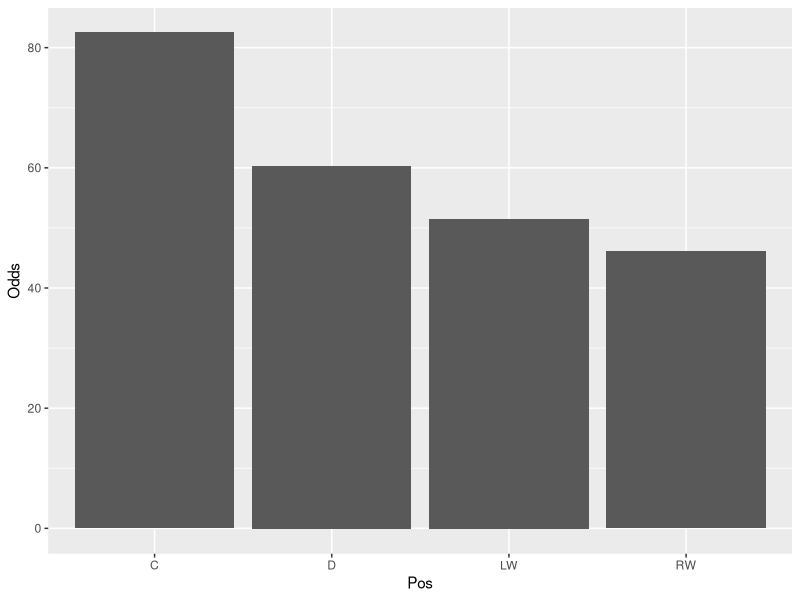
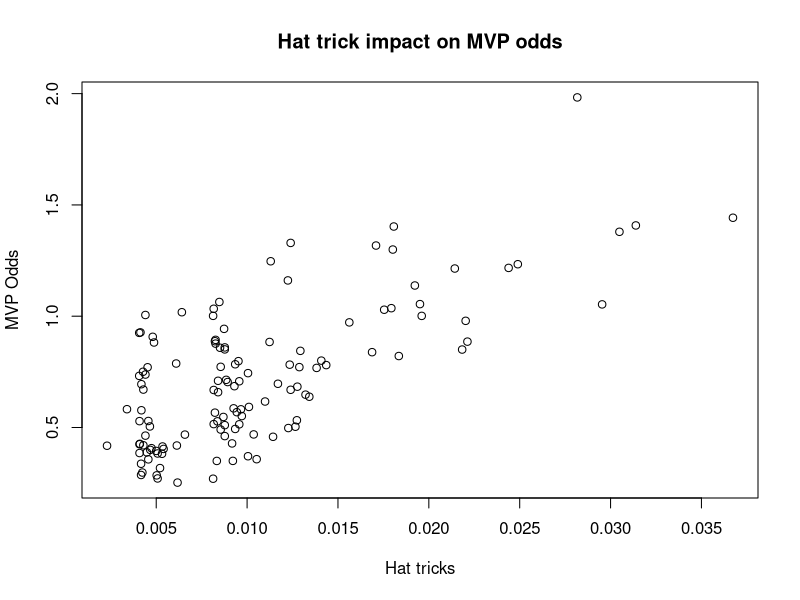
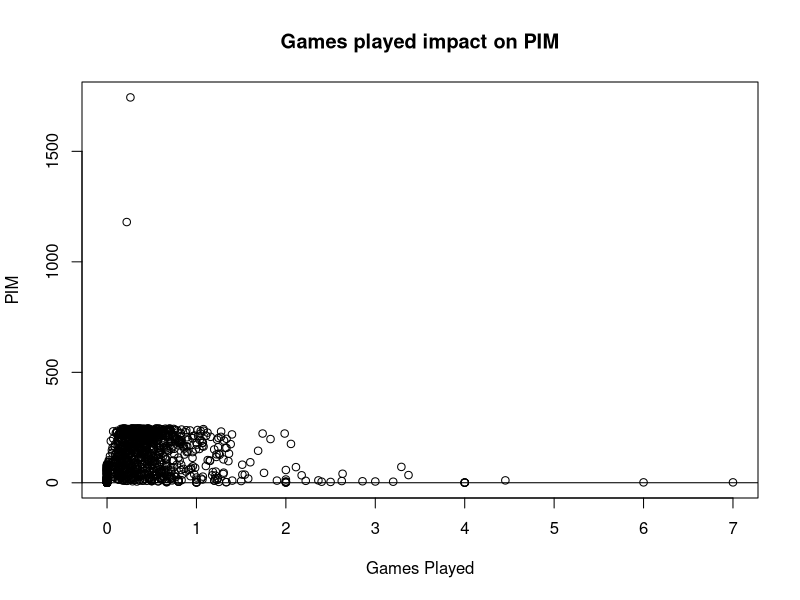

Generate these figures, in order, with R:
# Hill and Billings Script
# Final Project 
# Date: 4/23/2020
# Description: We importing and cleaning NHL hockey individual Statistics based on three years of
#   data provided by poolexpert.com to create models to help betters choose players for fantasy leagues and choosing future/prop bets on players 
# Analysis includes: Odds of winning MVP, Best player per position, AVG of three year.

#------------ Data Cleaning for analysis------------#

#Loading Files

stats.2019<- read.csv('NHLDataSkaters.csv')
stats.2018<- read.csv('NHLDataSkaters2018.csv')
stats.2017<- read.csv('NHLDataSkaters2017.csv')

#Selecting only the data we would like 
library(dplyr)
stats.2019<-stats.2019 %>%
    select(Name, Pos, GP,G,A,PIM,PP,PPA,OTG,GW,Hat.,S)
stats.2018<-stats.2018 %>%
    select(Name, Pos,GP,G,A,PIM,PP,PPA,OTG,GW,Hat.,S)
stats.2017<-stats.2017 %>%
    select(Name, Pos, GP,G,A,PIM,PP,PPA,OTG,GW,Hat.,S)
#Renaming variables so they are independant 
stats.2019<- stats.2019 %>%
    rename(Name=Name, Pos= Pos, GP.2019=GP,G.2019=G,A.2019=A,
        PIM.2019=PIM,PP.2019=PP,PPA.2019=PPA,OTG.2019=OTG,
        GW.2019=GW,Hat.2019=Hat.,S.2019=S)

stats.2018<- stats.2018 %>%
    rename(Name=Name, Pos=Pos, GP.2018=GP,G.2018=G,A.2018=A,
        PIM.2018=PIM,PP.2018=PP,PPA.2018=PPA,OTG.2018=OTG,
        GW.2018=GW,Hat.2018=Hat.,S.2018=S)

stats.2017<- stats.2017 %>%
    rename(Name=Name, Pos=Pos, GP.2017=GP,G.2017=G,A.2017=A,
        PIM.2017=PIM,PP.2017=PP,PPA.2017=PPA,OTG.2017=OTG,
        GW.2017=GW,Hat.2017=Hat.,S.2017=S)

# merging datasets
stats.2017thru2018 <- merge(stats.2017,stats.2018, by = c('Name','Pos'), all= T)
stats.2017thru2019 <- merge(stats.2017thru2018,stats.2019, by = c('Name','Pos'), all= T)
#----------- End of Cleaning for analysis------------#


#----------Corelations and relationships--------------#

#PerGame Odds for single game prop bets and Overall ODDS of winning MVP
    statAvgs <- stats.2017thru2019 %>%
        select(Name,Pos,GP.2017,GP.2018,GP.2019,G.2017,G.2018,G.2019,A.2017,A.2018,A.2019,PIM.2017,PIM.2018,PIM.2019,
        OTG.2017,OTG.2018,OTG.2019,GW.2017,GW.2018,GW.2019,Hat.2017,Hat.2018,Hat.2019)
    #Per game stats 
    statAvgs<- statAvgs %>%
    group_by(Name,Pos) %>%
    summarize(TGP = sum(GP.2017,GP.2018,GP.2019, na.rm= TRUE),AG=sum(G.2019,G.2018,G.2019, na.rm=TRUE)/TGP,AA=sum(A.2019,A.2018,A.2019, na.rm=TRUE)/TGP,
    APIM=sum(PIM.2019,PIM.2018,PIM.2019, na.rm=TRUE)/TGP,AOTG=sum(OTG.2019,OTG.2018,OTG.2019, na.rm=TRUE)/TGP,AGW=sum(GW.2019,GW.2018,GW.2019, na.rm=TRUE)/TGP,
    AHat=sum(Hat.2019,Hat.2018,Hat.2019, na.rm=TRUE)/TGP,TPIM=sum(PIM.2019,PIM.2018,PIM.2019, na.rm=TRUE))
    # Odds of winning MVP
    MVP_Odds <- statAvgs %>%
        select(Name,Pos,TGP,AG,APIM,AA,AOTG,AGW,AHat)

    MVP_Odds<- filter(MVP_Odds,TGP >= 50)

    MVP_Odds <- MVP_Odds %>%
    group_by(Name,Pos) %>%
    summarize(Odds=sum(AHat*25,AGW,AOTG,AA, na.rm= TRUE)-(APIM*.05),TGP,AG,APIM,AA,AOTG,AGW,AHat)



#Best players per position 
    # use filter to show players above certain threshold based on MVP ODDS
    Centers<- filter(MVP_Odds,Pos == 'C')
    Centers<- filter(Centers, Odds>=.969)
    RWS<- filter(MVP_Odds,Pos=='RW')
    RWS <- filter(RWS,Odds>=0.827642276)
    LWS<- filter(MVP_Odds,Pos=='LW')
    LWS <- filter(LWS,Odds>=0.655801105)
    D<- filter(MVP_Odds,Pos=='D')
    D <- filter(D,Odds>=0.7222222)
    HatOddsgto<- filter(MVP_Odds,AHat>.0001)
    
    CentersRW<-rbind(Centers,RWS)
    LWD<-rbind(LWS,D)
    Top_Odds<-rbind(CentersRW,LWD)
    
    
    #Trends 

        
#----------End Corelations and relationships--------------#  

# NOTE: Graphics and models are used to show knowlege of use. Actual Graphs 
# and Models created on Tableau

#----------Graphics and Models--------------#  

#This code was not Used to create Models  
# Pos vs Odds of MVP
library(ggplot2)

ggplot(MVP_Odds,aes(x=Pos,y=Odds)) +
    geom_bar(stat = 'identity')


#MVP VS Hatrick Odds
Hat2MVP<-plot(HatOddsgto$AHat,HatOddsgto$Odds, main="Hat trick impact on MVP odds", xlab='Hat tricks',ylab='MVP Odds')

cor(HatOddsgto$AHat,HatOddsgto$Odds)

HatOdds<-lm(HatOddsgto$AHat~HatOddsgto$Odds )

abline(HatOdds)

summary(HatOdds)



# What position scores most overtime goals 



#Gamesplayeds impact on PIM


GvsPIMPlot<-plot(statAvgs$APIM,statAvgs$TGP, main="Games played impact on PIM", xlab='Games Played',ylab='PIM')

cor(statAvgs$TGP,statAvgs$APIM)

LMPIMvsG<-lm(statAvgs$APIM~statAvgs$TGP )

abline(LMPIMvsG)

summary(LMPIMvsG)


#Export of data sets for Tablaue analysis

write.csv(MVP_Odds,'MVP_Odds.csv')






#----------End Graphics and Models--------------#  